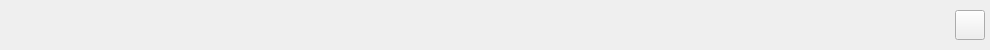
<?xml version="1.0" encoding="UTF-8"?>
<ui version="4.0">
 <class>DialogTitle</class>
 <widget class="QWidget" name="DialogTitle">
  <property name="enabled">
   <bool>true</bool>
  </property>
  <property name="geometry">
   <rect>
    <x>0</x>
    <y>0</y>
    <width>990</width>
    <height>50</height>
   </rect>
  </property>
  <property name="sizePolicy">
   <sizepolicy hsizetype="Preferred" vsizetype="Preferred">
    <horstretch>0</horstretch>
    <verstretch>0</verstretch>
   </sizepolicy>
  </property>
  <property name="minimumSize">
   <size>
    <width>0</width>
    <height>30</height>
   </size>
  </property>
  <property name="maximumSize">
   <size>
    <width>16777215</width>
    <height>50</height>
   </size>
  </property>
  <property name="windowTitle">
   <string>Title</string>
  </property>
  <layout class="QGridLayout" name="gridLayout_2">
   <property name="leftMargin">
    <number>0</number>
   </property>
   <property name="topMargin">
    <number>0</number>
   </property>
   <property name="rightMargin">
    <number>0</number>
   </property>
   <property name="bottomMargin">
    <number>0</number>
   </property>
   <property name="spacing">
    <number>0</number>
   </property>
   <item row="0" column="0">
    <spacer name="horizontalSpacer_2">
     <property name="orientation">
      <enum>Qt::Horizontal</enum>
     </property>
     <property name="sizeType">
      <enum>QSizePolicy::Fixed</enum>
     </property>
     <property name="sizeHint" stdset="0">
      <size>
       <width>5</width>
       <height>20</height>
      </size>
     </property>
    </spacer>
   </item>
   <item row="0" column="2">
    <widget class="QWidget" name="wid_menu" native="true">
     <property name="minimumSize">
      <size>
       <width>0</width>
       <height>50</height>
      </size>
     </property>
     <property name="maximumSize">
      <size>
       <width>16777215</width>
       <height>50</height>
      </size>
     </property>
    </widget>
   </item>
   <item row="0" column="3">
    <widget class="QPushButton" name="pb_close">
     <property name="minimumSize">
      <size>
       <width>30</width>
       <height>30</height>
      </size>
     </property>
     <property name="maximumSize">
      <size>
       <width>30</width>
       <height>30</height>
      </size>
     </property>
     <property name="text">
      <string/>
     </property>
    </widget>
   </item>
   <item row="0" column="1">
    <spacer name="horizontalSpacer">
     <property name="orientation">
      <enum>Qt::Horizontal</enum>
     </property>
     <property name="sizeHint" stdset="0">
      <size>
       <width>40</width>
       <height>20</height>
      </size>
     </property>
    </spacer>
   </item>
   <item row="0" column="4">
    <spacer name="horizontalSpacer_3">
     <property name="orientation">
      <enum>Qt::Horizontal</enum>
     </property>
     <property name="sizeType">
      <enum>QSizePolicy::Fixed</enum>
     </property>
     <property name="sizeHint" stdset="0">
      <size>
       <width>5</width>
       <height>20</height>
      </size>
     </property>
    </spacer>
   </item>
  </layout>
 </widget>
 <layoutdefault spacing="6" margin="11"/>
 <resources/>
 <connections/>
</ui>
